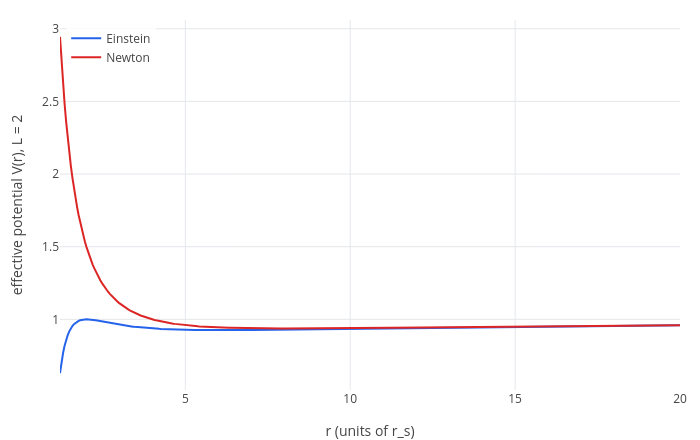

Notebook code for this chart:
### Markdown cell above
A circular orbit sits at a minimum of $V$. For large $L$ (the top curves) there is a minimum, and a maximum closer in.
As $L$ decreases they merge, at $L^2 = 3r_s^2$, at radius $r = 3r_s$: the **innermost stable circular orbit** (ISCO) [7].
Closer in, nothing can orbit stably; matter spirals into the black hole. The inner edge of the glowing accretion disc
around a black hole sits at the ISCO. In Newton's theory, by contrast, the barrier $L^2/r^2$ always wins at small $r$:

### Code cell
labels(legend(show(plot((1-r_s/r)*(1+2^2/r^2), r, 1.2, 20), plot(1 - r_s/r + 2^2/r^2, r, 1.2, 20)), "Einstein", "Newton"), "r (units of r_s)", "effective potential V(r), L = 2")

### Figure 1 — Plotly figure (JSON) as saved in the notebook; plotly's stock layout.template omitted (floating-point values rounded to 4 significant figures; data arrays with more than 128 entries replaced by an {"elided": "..."} marker saying what was removed)
{"data": [{"line": {"color": "#2563eb", "width": 2}, "mode": "lines", "name": "Einstein", "type": "scatter", "x": {"elided": "402 float values"}, "y": {"elided": "402 float values"}}, {"line": {"color": "#dc2626", "width": 2}, "mode": "lines", "name": "Newton", "type": "scatter", "x": {"elided": "402 float values"}, "y": {"elided": "402 float values"}}], "layout": {"height": 440, "legend": {"bgcolor": "rgba(255,255,255,0.8)", "x": 0.01, "y": 0.99}, "margin": {"b": 50, "l": 60, "r": 20, "t": 20}, "showlegend": true, "title": {"text": ""}, "width": 700, "xaxis": {"title": {"text": "r (units of r_s)"}, "zeroline": true}, "yaxis": {"range": [0.5139, 3.06], "title": {"text": "effective potential V(r), L = 2"}, "zeroline": true}}}
